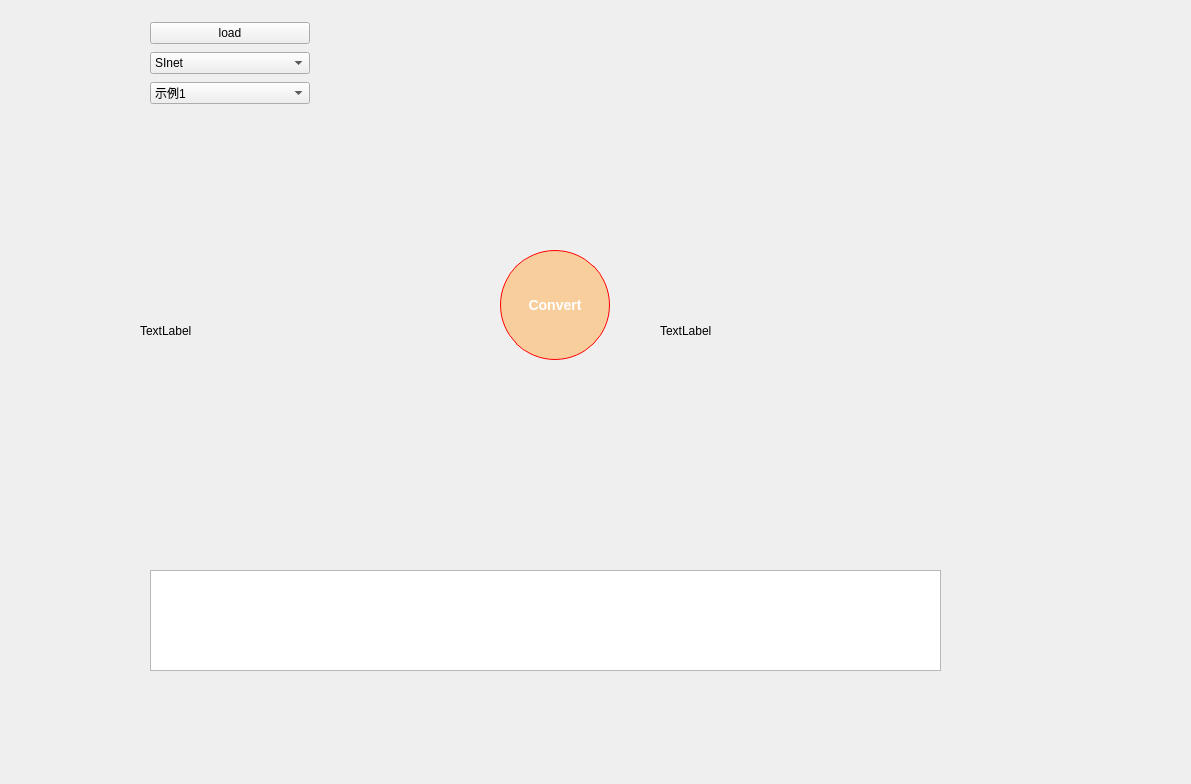
<?xml version="1.0" encoding="UTF-8"?>
<ui version="4.0">
 <class>Form</class>
 <widget class="QWidget" name="Form">
  <property name="geometry">
   <rect>
    <x>0</x>
    <y>0</y>
    <width>1191</width>
    <height>784</height>
   </rect>
  </property>
  <property name="windowTitle">
   <string>Form</string>
  </property>
  <property name="styleSheet">
   <string notr="true">#Form{
	border-image:url(:/主页面背景图/wallhaven-433glv_1920x1200.png);}</string>
  </property>
  <widget class="QLabel" name="label">
   <property name="geometry">
    <rect>
     <x>140</x>
     <y>140</y>
     <width>291</width>
     <height>381</height>
    </rect>
   </property>
   <property name="styleSheet">
    <string notr="true">border-image: url(:/实例/实例1.jpg);
</string>
   </property>
   <property name="text">
    <string>TextLabel</string>
   </property>
  </widget>
  <widget class="QPushButton" name="pushButton">
   <property name="geometry">
    <rect>
     <x>500</x>
     <y>250</y>
     <width>110</width>
     <height>110</height>
    </rect>
   </property>
   <property name="styleSheet">
    <string notr="true">QPushButton{
border:1px solid red;   /*边框的粗细，颜色*/
border-radius:55px;    /*设置圆角半径 */
padding:2px 4px;  /*QFrame边框与内部其它部件的距离*/
background-color: rgba(255, 184, 103, 155);	/*背景颜色*/
color:white;		/*字体颜色*/
min-width:100px;	/*设置最小宽度*/
min-height:100px;	/*设置最小高度*/
font:bold 14px;		/*设置按钮文字和大小*/
}</string>
   </property>
   <property name="text">
    <string>Convert</string>
   </property>
   <property name="icon">
    <iconset resource="mainpage.qrc">
     <normaloff>:/icon/run.png</normaloff>:/icon/run.png</iconset>
   </property>
   <property name="iconSize">
    <size>
     <width>40</width>
     <height>40</height>
    </size>
   </property>
  </widget>
  <widget class="QLabel" name="label_2">
   <property name="geometry">
    <rect>
     <x>660</x>
     <y>140</y>
     <width>291</width>
     <height>381</height>
    </rect>
   </property>
   <property name="styleSheet">
    <string notr="true">border-image: url(:/实例/实例1.jpg);
</string>
   </property>
   <property name="text">
    <string>TextLabel</string>
   </property>
  </widget>
  <widget class="QTextBrowser" name="textBrowser">
   <property name="geometry">
    <rect>
     <x>150</x>
     <y>570</y>
     <width>791</width>
     <height>101</height>
    </rect>
   </property>
  </widget>
  <widget class="QWidget" name="verticalLayoutWidget">
   <property name="geometry">
    <rect>
     <x>150</x>
     <y>20</y>
     <width>160</width>
     <height>87</height>
    </rect>
   </property>
   <layout class="QVBoxLayout" name="verticalLayout">
    <item>
     <widget class="QPushButton" name="pushButton_2">
      <property name="text">
       <string>load</string>
      </property>
      <property name="icon">
       <iconset resource="mainpage.qrc">
        <normaloff>:/icon/file-export.svg</normaloff>:/icon/file-export.svg</iconset>
      </property>
     </widget>
    </item>
    <item>
     <widget class="QComboBox" name="comboBox">
      <item>
       <property name="text">
        <string>SInet</string>
       </property>
      </item>
      <item>
       <property name="text">
        <string>b</string>
       </property>
      </item>
      <item>
       <property name="text">
        <string>c</string>
       </property>
      </item>
      <item>
       <property name="text">
        <string>d</string>
       </property>
      </item>
     </widget>
    </item>
    <item>
     <widget class="QComboBox" name="comboBox_2">
      <item>
       <property name="text">
        <string>示例1</string>
       </property>
      </item>
      <item>
       <property name="text">
        <string>示例2</string>
       </property>
      </item>
      <item>
       <property name="text">
        <string>示例3</string>
       </property>
      </item>
     </widget>
    </item>
   </layout>
  </widget>
 </widget>
 <resources>
  <include location="mainpage.qrc"/>
 </resources>
 <connections>
  <connection>
   <sender>pushButton_2</sender>
   <signal>clicked()</signal>
   <receiver>Form</receiver>
   <slot>openimage()</slot>
   <hints>
    <hint type="sourcelabel">
     <x>282</x>
     <y>43</y>
    </hint>
    <hint type="destinationlabel">
     <x>436</x>
     <y>36</y>
    </hint>
   </hints>
  </connection>
  <connection>
   <sender>pushButton</sender>
   <signal>clicked()</signal>
   <receiver>Form</receiver>
   <slot>Convert()</slot>
   <hints>
    <hint type="sourcelabel">
     <x>540</x>
     <y>270</y>
    </hint>
    <hint type="destinationlabel">
     <x>575</x>
     <y>113</y>
    </hint>
   </hints>
  </connection>
  <connection>
   <sender>comboBox_2</sender>
   <signal>currentIndexChanged(int)</signal>
   <receiver>Form</receiver>
   <slot>showim()</slot>
   <hints>
    <hint type="sourcelabel">
     <x>278</x>
     <y>97</y>
    </hint>
    <hint type="destinationlabel">
     <x>452</x>
     <y>98</y>
    </hint>
   </hints>
  </connection>
 </connections>
 <slots>
  <slot>Convert()</slot>
  <slot>openimage()</slot>
  <slot>select()</slot>
  <slot>showim()</slot>
 </slots>
</ui>
